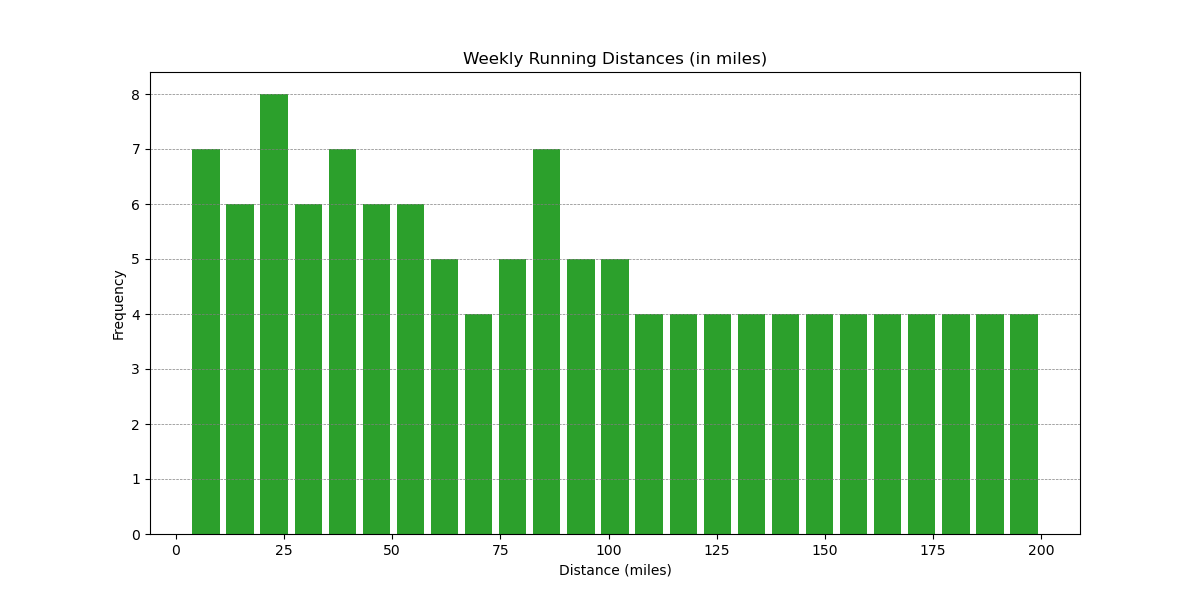

Python code for this plot:

import matplotlib.pyplot as plt

# Data
values = [
    3, 5, 6, 7, 8, 9, 10, 12, 14, 15, 16, 17, 18, 19, 20, 21, 22, 23, 24, 25, 26, 
    27, 28, 30, 32, 33, 34, 35, 36, 37, 38, 39, 40, 42, 44, 45, 46, 47, 48, 50, 52, 
    53, 54, 55, 56, 58, 60, 62, 64, 65, 66, 68, 70, 72, 73, 74, 75, 76, 78, 80, 82, 
    83, 84, 85, 86, 87, 88, 90, 92, 94, 95, 96, 98, 100, 102, 103, 104, 106, 108, 
    110, 112, 114, 116, 118, 120, 122, 124, 126, 128, 130, 132, 134, 136, 138, 140, 
    142, 144, 146, 148, 150, 152, 154, 156, 158, 160, 162, 164, 166, 168, 170, 172, 
    174, 176, 178, 180, 182, 184, 186, 188, 190, 192, 194, 196, 198, 200
]

# Create histogram
plt.figure(figsize=(12, 6))
plt.hist(values, bins=25, color='#2ca02c', rwidth=0.8)

# Customize chart
plt.title('Weekly Running Distances (in miles)')
plt.xlabel('Distance (miles)')
plt.ylabel('Frequency')
plt.grid(axis='y', color='gray', linestyle='--', linewidth=0.5)

plt.show()
